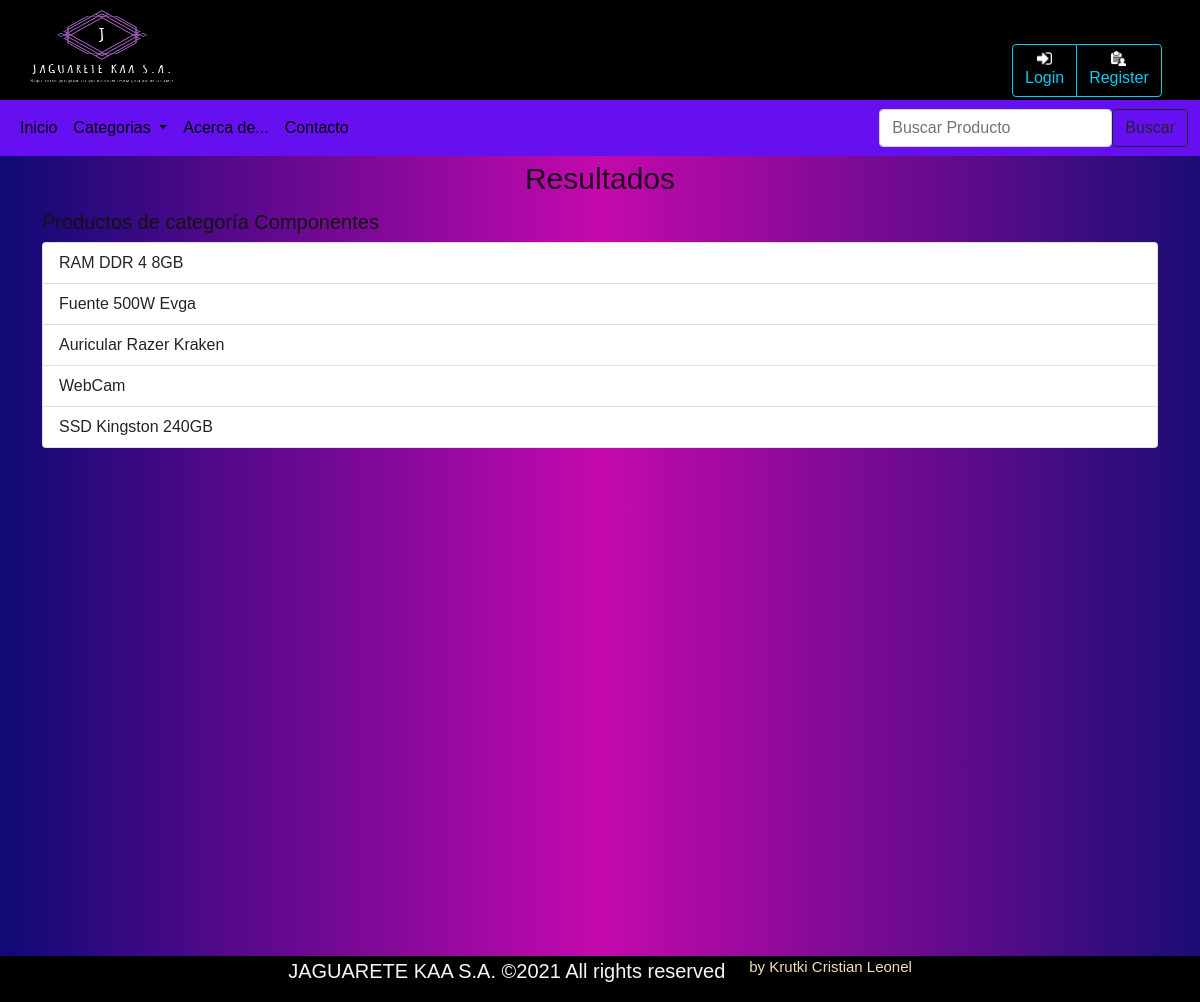
The page /JAGWEB/search/1 on the database its author committed.
### JAGWEB/models.py (models this page shows, shortened)
class Categoria(models.Model):
    nombre=models.CharField(max_length=64) #Nombre de la categoria

class Producto (models.Model):
    nombre = models.CharField(max_length=180) #nombre del producto 180 caracteres max
    descripcion = models.TextField() #descripcion breve del producto 250 caracteres
    categoria = models.ForeignKey(Categoria,on_delete=models.CASCADE,related_name="categ") #categoria referenciada
    precio=models.DecimalField(max_digits=10, decimal_places=2) #precio del producto en float
    imagen= models.ImageField(upload_to='products/', default='products/default.png')   #imagen del producto

### JAGWEB/views.py (the view)
# urls.py: path('search/<int:id_category>', views.search_category, name="search_category"),
def search_category(request, id_category):
    return render(request, "producto/searchResoult.html", {
        'una_categoria': Categoria.objects.get(id=id_category),
        'lst_productos': Producto.objects.filter(categoria=id_category)
    })

### JAGWEB/context_processors.py (called while the page is built)
def cat_menu(request):
    categorias = Categoria.objects.all()
    return{
        'list_category': categorias
    }

def importe_total_carrito (request):
    total=0
    if request.user.is_authenticated:
        for key, value in request.session['carrito'].items():
            total=total+(float(value["precio"])*value["cantidad"])
    return {"importe_total_carrito":total}

def cantidad_productos (request):
    cantidad=0
    if request.user.is_authenticated:
        cantidad = len(request.session['carrito'])
    return{"cantidad_productos":cantidad}

### JAGWEB/templates/producto/searchResoult.html
{% extends "layout.html" %} {% load static %} {% block body %}
<div class="container container-fluid">
    <h1>Resultados</h1>
    {% if una_categoria %}
    <h2 style="color:rgb(19, 17, 17);font-family: Verdana, Geneva, Tahoma, sans-serif;font-size: 20px;">Productos de categor&iacute;a {{una_categoria.nombre}} </h2>
    {% else %}
    <h2 style="color:rgb(19, 17, 17);font-family: Verdana, Geneva, Tahoma, sans-serif;font-size: 20px;">Productos relacionados</h2>
    {% endif %} {% if lst_productos %}
    <div class="list-group">
        {% for un_producto in lst_productos %}
        <a href="{% url 'product' un_producto.id %}" class="list-group-item list-group-item-action">{{un_producto.nombre}}</a> {% endfor %}
    </div>
    {% else %}
    <h2 style="color:rgb(19, 17, 17);font-family: Verdana, Geneva, Tahoma, sans-serif;font-size: 20px;">La b&uacute;squeda no tuvo resultados </h2>
    {% endif %}
</div>
{% endblock %}

### JAGWEB/static/css/style.css (style rules this page uses)
* { box-sizing: border-box; }
body { font-family: Arial, Helvetica, sans-serif; margin: 0; }
h1 { font-size: 30px; font-family: Verdana, Geneva, Tahoma, sans-serif; color: rgba(0, 0, 0, 0.829); text-align: center; padding: 5px; }

### rows shown on the page
Categoria: nombre "Componentes"
Producto: nombre "RAM DDR 4 8GB"
Producto: nombre "Fuente 500W Evga"
Producto: nombre "Auricular Razer Kraken"
Producto: nombre "WebCam"
Producto: nombre "SSD Kingston 240GB"
